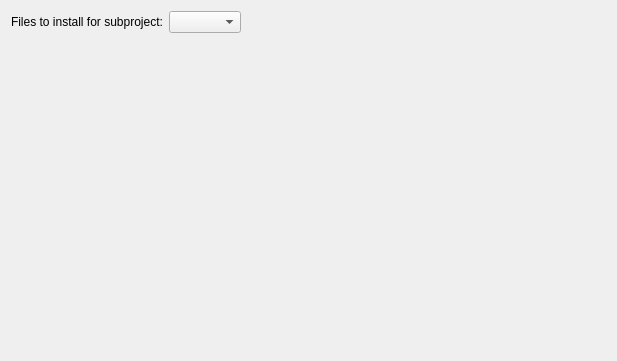
<?xml version="1.0" encoding="UTF-8"?>
<ui version="4.0">
 <class>RemoteLinux::Internal::RemoteLinuxDeployConfigurationWidget</class>
 <widget class="QWidget" name="RemoteLinux::Internal::RemoteLinuxDeployConfigurationWidget">
  <property name="geometry">
   <rect>
    <x>0</x>
    <y>0</y>
    <width>617</width>
    <height>361</height>
   </rect>
  </property>
  <property name="windowTitle">
   <string>Form</string>
  </property>
  <layout class="QVBoxLayout" name="verticalLayout">
   <item>
    <layout class="QFormLayout" name="formLayout">
     <property name="fieldGrowthPolicy">
      <enum>QFormLayout::AllNonFixedFieldsGrow</enum>
     </property>
     <item row="0" column="0">
      <widget class="QLabel" name="installLabel">
       <property name="toolTip">
        <string>These show the INSTALLS settings from the project file(s).</string>
       </property>
       <property name="text">
        <string>Files to install for subproject:</string>
       </property>
      </widget>
     </item>
     <item row="0" column="1">
      <layout class="QHBoxLayout" name="horizontalLayout">
       <item>
        <widget class="QComboBox" name="projectsComboBox">
         <property name="sizeAdjustPolicy">
          <enum>QComboBox::AdjustToContents</enum>
         </property>
        </widget>
       </item>
       <item>
        <spacer name="horizontalSpacer_2">
         <property name="orientation">
          <enum>Qt::Horizontal</enum>
         </property>
         <property name="sizeHint" stdset="0">
          <size>
           <width>40</width>
           <height>20</height>
          </size>
         </property>
        </spacer>
       </item>
      </layout>
     </item>
    </layout>
   </item>
  </layout>
 </widget>
 <resources/>
 <connections/>
</ui>
